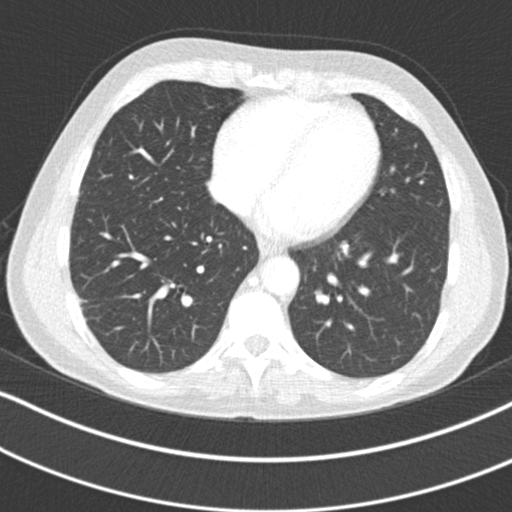
#> input picture experiment1/presentation/assets/ldct.png, 512 x 512 px; the run also reads 2 pictures not shown here
$ python run_order_comparison.py ../assets/fdct.png
#> lines starting #> are read from the running program, lines starting #| are printed output that depends on the picture; long printed decimals are rounded
#!/usr/bin/env python3
"""Rerun direct fourfold interpolation and both processing orders.

Uses the task2 uniform-window uint8 pair, not the old task5 truncation branch.
Keeps old task scripts/results untouched. Saves every 2048x2048 output and a
single bicubic-upsampled FDCT reference; that reference is not acquired HR GT.
"""
from __future__ import annotations
import csv
import hashlib
import json
import platform
import sys
import time
from datetime import datetime, timezone
from pathlib import Path

import cv2
import numpy as np
import skimage
from PIL import Image
from skimage.metrics import peak_signal_noise_ratio, structural_similarity

HERE = Path(__file__).resolve().parent
PRESENTATION = HERE.parent
PROJECT = PRESENTATION.parent
INPUT_DIR = PRESENTATION / "assets"
OUTPUT = HERE / "results"
SCALE = 4
PARAMETERS = {"h": 4, "templateWindowSize": 7, "searchWindowSize": 21}
ROI512 = (80, 150, 240, 310)
ROI2048 = tuple(v * SCALE for v in ROI512)

def sha(path: Path) -> str:
    return hashlib.sha256(path.read_bytes()).hexdigest()

def read_image(path: Path) -> np.ndarray:
    with Image.open(path) as im:
#> im is the input picture: PIL image 512x512 L; min 55, max 255, mean 131.6
        if im.mode != "L" or im.size != (512, 512):
            raise ValueError(f"Expected 512x512 grayscale uint8 input: {path}")
        return np.array(im)

def denoise_nlm(image: np.ndarray) -> np.ndarray:
    return cv2.fastNlMeansDenoising(image, None, **PARAMETERS)

def up4(image: np.ndarray, method: int = cv2.INTER_CUBIC) -> np.ndarray:
    return cv2.resize(image, None, fx=SCALE, fy=SCALE, interpolation=method)

def save(name: str, array: np.ndarray) -> dict:
    path = OUTPUT / f"{name}.png"
    Image.fromarray(array).save(path)
    return {"file": path.name, "shape": list(array.shape), "dtype": str(array.dtype),
            "min": int(array.min()), "max": int(array.max()), "sha256": sha(path)}

def evaluate(reference: np.ndarray, candidate: np.ndarray) -> tuple[float, float]:
    assert reference.shape == candidate.shape == (2048, 2048)
    return (float(peak_signal_noise_ratio(reference, candidate, data_range=255)),
            float(structural_similarity(reference, candidate, data_range=255)))

def main() -> None:
    start = time.perf_counter()
    started = datetime.now(timezone.utc).isoformat()
    cv2.setNumThreads(2)
    OUTPUT.mkdir(exist_ok=True)
    ldct_path, fdct_path = INPUT_DIR / "ldct.png", INPUT_DIR / "fdct.png"
    ldct, fdct = read_image(ldct_path), read_image(fdct_path)
    print("Loaded the paired 512x512 lung-window inputs", flush=True)
    dicom_validation = {"available": False}
    fd = PROJECT / "full_3mm/L067/full_3mm/L067_FD_3_1.CT.0002.0001.2015.12.22.18.12.07.5968.358090401.IMA"
    ld = PROJECT / "quarter_3mm/L067/quarter_3mm/L067_QD_3_1.CT.0004.0001.2015.12.22.18.12.56.428910.358293547.IMA"
    if fd.is_file() and ld.is_file():
        import SimpleITK as sitk
        geometries = []
        for path, expected in [(fd, fdct), (ld, ldct)]:
            image = sitk.ReadImage(str(path))
            hu = np.squeeze(sitk.GetArrayFromImage(image)).astype(np.float32)
            normalized = np.rint((np.clip(hu, -1350., 150.) + 1350.) / 1500. * 255.).astype(np.uint8)
            assert np.array_equal(normalized, expected), f"PNG/DICOM mismatch: {path}"
            geometries.append((image.GetSize(), image.GetSpacing(), image.GetOrigin(), image.GetDirection()))
        assert geometries[0] == geometries[1], "Paired DICOM geometry differs"
        dicom_validation = {"available": True, "exact_png_match": True,
                            "geometries_match": True, "fdct_sha256": sha(fd), "ldct_sha256": sha(ld),
                            "SimpleITK_version": sitk.Version_VersionString()}

    native_nlm = denoise_nlm(ldct)
    old_nlm = read_image(INPUT_DIR / "nlm.png")
    native_match = bool(np.array_equal(native_nlm, old_nlm))
#> native_match = True
    if not native_match:
        raise ValueError("Current selected NLM does not match the existing task2 result")
    reference = up4(fdct)
    nearest = up4(native_nlm, cv2.INTER_NEAREST)
    bilinear = up4(native_nlm, cv2.INTER_LINEAR)
    # Both orders have the same 512 input and 2048 output and common reference.
    A = up4(denoise_nlm(ldct))
    print("Saved-order A computed; computing interpolation before denoising (B)", flush=True)
    B = denoise_nlm(up4(ldct))
    print("Both orders computed; calculating metrics", flush=True)
    arrays = {"reference_fdct4": reference, "nlm_native": native_nlm,
              "nlm4_nearest": nearest, "nlm4_bilinear": bilinear,
              "order_A_nlm_then_bicubic": A, "order_B_bicubic_then_nlm": B}
    output_records = {name: save(name, array) for name, array in arrays.items()}
#> output_records = 6 items
    candidates = [
        ("interpolation", "NLM + Nearest", "nlm4_nearest", nearest),
        ("interpolation", "NLM + Bilinear", "nlm4_bilinear", bilinear),
        ("interpolation", "NLM + Bicubic", "order_A_nlm_then_bicubic", A),
        ("order", "A: NLM then Bicubic", "order_A_nlm_then_bicubic", A),
        ("order", "B: Bicubic then NLM", "order_B_bicubic_then_nlm", B),
    ]
    rows = []
    for category, method, name, image in candidates:
        psnr, ssim = evaluate(reference, image)
        rows.append({"category": category, "method": method, "image": f"{name}.png",
                     "PSNR_dB": psnr, "SSIM": ssim})
        print(f"{method}: PSNR={psnr:.6f}, SSIM={ssim:.8f}", flush=True)
#> this loop made 5 passes
#> (category, method, name, psnr, ssim) on passes 1 to 5: ('interpolation', 'NLM + Nearest', 'nlm4_nearest', 33.58, 0.936), ('interpolation', 'NLM + Bilinear', 'nlm4_bilinear', 38.79, 0.97), ('interpolation', 'NLM + Bicubic', 'order_A_nlm_then_bicubic', 39.24, 0.969), ('order', 'A: NLM then Bicubic', 'order_A_nlm_then_bicubic', 39.24, 0.969), ('order', 'B: Bicubic then NLM', 'order_B_bicubic_then_nlm', 38.47, 0.964)
#| NLM + Nearest: PSNR=33.580, SSIM=0.936
#| NLM + Bilinear: PSNR=38.790, SSIM=0.9703
#| NLM + Bicubic: PSNR=39.242, SSIM=0.9695
#| A: NLM then Bicubic: PSNR=39.242, SSIM=0.9695
#| B: Bicubic then NLM: PSNR=38.465, SSIM=0.964
#> after the loop, rows = 5 items
    with (OUTPUT / "metrics.csv").open("w", newline="", encoding="utf-8") as f:
        writer = csv.DictWriter(f, fieldnames=list(rows[0]))
        writer.writeheader()
        writer.writerows(rows)
    # Exact crops only; no contrast adjustment or further image interpolation.
    crops = {"direct_nearest_crop": nearest, "direct_bilinear_crop": bilinear,
             "direct_bicubic_crop": A, "order_B_crop": B, "reference_fdct4_crop": reference}
    crop_records = {}
    for name, array in crops.items():
        path = INPUT_DIR / f"{name}.png"
        Image.fromarray(array).crop(ROI2048).save(path)
        crop_records[name] = {"file": path.name, "sha256": sha(path), "roi_xyxy": ROI2048,
                              "shape": [640, 640]}
#> this loop made 5 passes
#> name on passes 1 to 5: 'direct_nearest_crop', 'direct_bilinear_crop', 'direct_bicubic_crop', 'order_B_crop', 'reference_fdct4_crop'
#> pass 1, in main, `Image.fromarray(array).crop(ROI2048).save(path)`:
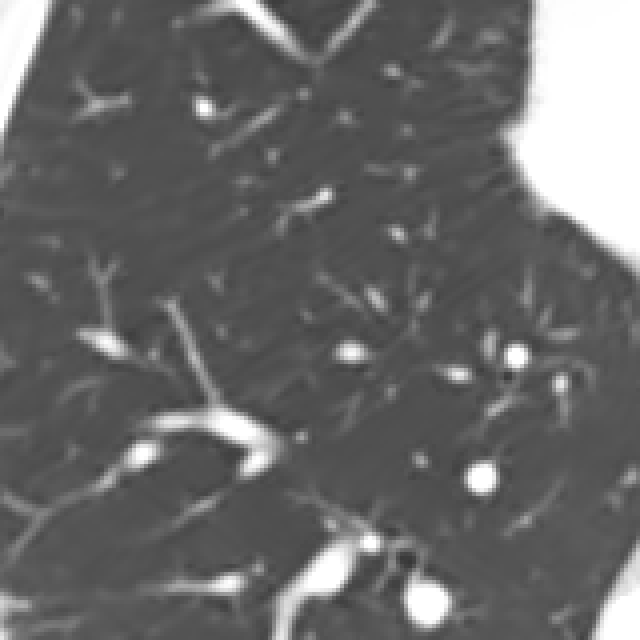
#> saved as direct_nearest_crop.png: PIL image 640x640 L; min 55, max 255, mean 105.9
#> after the loop, crop_records = 5 items
    manifest = {"experiment_label": "2026-10-13 lecture supplement",
                "started_utc": started, "finished_utc": datetime.now(timezone.utc).isoformat(),
                "elapsed_seconds": time.perf_counter() - start,
                "command": [sys.executable, *sys.argv], "script_sha256": sha(Path(__file__)),
                "python": sys.version, "platform": platform.platform(),
                "packages": {"numpy": np.__version__, "opencv": cv2.__version__, "skimage": skimage.__version__},
                "cv_threads": 2, "inputs": {"ldct": {"file": "ldct.png", "sha256": sha(ldct_path)},
                                             "fdct": {"file": "fdct.png", "sha256": sha(fdct_path)}},
                "dicom_validation": dicom_validation, "native_nlm_matches_saved_task2": native_match,
                "parameters": PARAMETERS, "scale_per_axis": SCALE,
                "normalization": {"wl_hu": -600, "ww_hu": 1500, "uint8_quantization": "np.rint"},
                "reference": {"description": "FDCT upsampled with INTER_CUBIC, not acquired high-resolution GT",
                              "file": "reference_fdct4.png", "shape": [2048, 2048], "data_range": 255},
                "order_A": "up4(denoise_nlm(ldct))", "order_B": "denoise_nlm(up4(ldct))",
                "outputs": output_records, "crops": crop_records,
                "metrics": rows, "limitations": ["single L067 slice, no lesion annotation",
                    "reference interpolation may influence interpolation ranking",
                    "same NLM pixel windows cover different physical extents in A and B",
                    "not an exhaustive search of all denoiser/interpolator combinations"]}
    (OUTPUT / "run_manifest.json").write_text(json.dumps(manifest, ensure_ascii=False, indent=2), encoding="utf-8")
    print(f"Completed and saved execution evidence in {OUTPUT}", flush=True)

if __name__ == "__main__":
    main()
